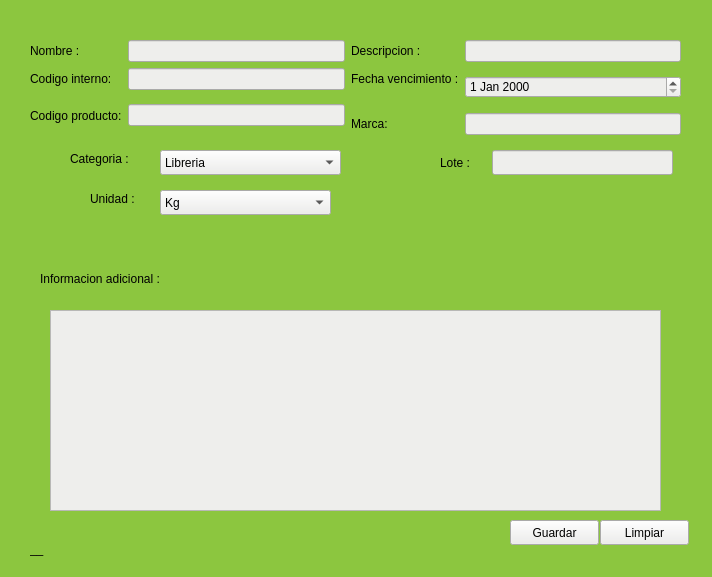
<?xml version="1.0" encoding="UTF-8"?>
<ui version="4.0">
 <class>form_producto</class>
 <widget class="QWidget" name="form_producto">
  <property name="geometry">
   <rect>
    <x>0</x>
    <y>0</y>
    <width>712</width>
    <height>577</height>
   </rect>
  </property>
  <property name="windowTitle">
   <string>Formulario de Producto</string>
  </property>
  <property name="styleSheet">
   <string notr="true">background-color: rgb(140, 198, 63);</string>
  </property>
  <widget class="QLabel" name="label_6">
   <property name="geometry">
    <rect>
     <x>40</x>
     <y>270</y>
     <width>171</width>
     <height>17</height>
    </rect>
   </property>
   <property name="text">
    <string>Informacion adicional : </string>
   </property>
  </widget>
  <widget class="QPushButton" name="btn_guardar">
   <property name="geometry">
    <rect>
     <x>510</x>
     <y>520</y>
     <width>89</width>
     <height>25</height>
    </rect>
   </property>
   <property name="styleSheet">
    <string notr="true">background-color: rgb(238, 238, 236);</string>
   </property>
   <property name="text">
    <string>Guardar</string>
   </property>
  </widget>
  <widget class="QLabel" name="label">
   <property name="geometry">
    <rect>
     <x>70</x>
     <y>150</y>
     <width>81</width>
     <height>17</height>
    </rect>
   </property>
   <property name="text">
    <string>Categoria :</string>
   </property>
  </widget>
  <widget class="QComboBox" name="cbx_categoria">
   <property name="geometry">
    <rect>
     <x>160</x>
     <y>150</y>
     <width>181</width>
     <height>25</height>
    </rect>
   </property>
   <property name="styleSheet">
    <string notr="true">background-color: rgb(238, 238, 236);</string>
   </property>
   <item>
    <property name="text">
     <string>Libreria</string>
    </property>
   </item>
   <item>
    <property name="text">
     <string>Almacen</string>
    </property>
   </item>
   <item>
    <property name="text">
     <string>Autopartes</string>
    </property>
   </item>
  </widget>
  <widget class="QPushButton" name="btn_limpiar">
   <property name="geometry">
    <rect>
     <x>600</x>
     <y>520</y>
     <width>89</width>
     <height>25</height>
    </rect>
   </property>
   <property name="styleSheet">
    <string notr="true">background-color: rgb(238, 238, 236);</string>
   </property>
   <property name="text">
    <string>Limpiar</string>
   </property>
  </widget>
  <widget class="QLabel" name="label_10">
   <property name="geometry">
    <rect>
     <x>440</x>
     <y>150</y>
     <width>41</width>
     <height>25</height>
    </rect>
   </property>
   <property name="text">
    <string>Lote : </string>
   </property>
  </widget>
  <widget class="QLineEdit" name="lne_lote">
   <property name="geometry">
    <rect>
     <x>492</x>
     <y>150</y>
     <width>181</width>
     <height>25</height>
    </rect>
   </property>
   <property name="styleSheet">
    <string notr="true">background-color: rgb(238, 238, 236);</string>
   </property>
   <property name="text">
    <string/>
   </property>
  </widget>
  <widget class="QLabel" name="lb_id_codigo">
   <property name="geometry">
    <rect>
     <x>30</x>
     <y>540</y>
     <width>67</width>
     <height>17</height>
    </rect>
   </property>
   <property name="text">
    <string>__</string>
   </property>
  </widget>
  <widget class="QLabel" name="label_2">
   <property name="geometry">
    <rect>
     <x>90</x>
     <y>190</y>
     <width>61</width>
     <height>17</height>
    </rect>
   </property>
   <property name="text">
    <string>Unidad : </string>
   </property>
  </widget>
  <widget class="QComboBox" name="cbx_unidad">
   <property name="geometry">
    <rect>
     <x>160</x>
     <y>190</y>
     <width>171</width>
     <height>25</height>
    </rect>
   </property>
   <property name="styleSheet">
    <string notr="true">background-color: rgb(238, 238, 236);</string>
   </property>
   <item>
    <property name="text">
     <string>Kg</string>
    </property>
   </item>
   <item>
    <property name="text">
     <string>Unidad</string>
    </property>
   </item>
   <item>
    <property name="text">
     <string>Litro</string>
    </property>
   </item>
  </widget>
  <widget class="QPlainTextEdit" name="text_info">
   <property name="geometry">
    <rect>
     <x>50</x>
     <y>310</y>
     <width>611</width>
     <height>201</height>
    </rect>
   </property>
   <property name="styleSheet">
    <string notr="true">background-color: rgb(238, 238, 236);</string>
   </property>
  </widget>
  <widget class="QWidget" name="layoutWidget">
   <property name="geometry">
    <rect>
     <x>30</x>
     <y>40</y>
     <width>651</width>
     <height>95</height>
    </rect>
   </property>
   <layout class="QGridLayout" name="gridLayout">
    <item row="0" column="0">
     <widget class="QLabel" name="label_3">
      <property name="text">
       <string>Nombre : </string>
      </property>
     </widget>
    </item>
    <item row="0" column="1">
     <widget class="QLineEdit" name="lne_nombre">
      <property name="styleSheet">
       <string notr="true">background-color: rgb(238, 238, 236);</string>
      </property>
     </widget>
    </item>
    <item row="0" column="2">
     <widget class="QLabel" name="label_5">
      <property name="text">
       <string>Descripcion :</string>
      </property>
     </widget>
    </item>
    <item row="0" column="3">
     <widget class="QLineEdit" name="lne_descripcion">
      <property name="styleSheet">
       <string notr="true">background-color: rgb(238, 238, 236);</string>
      </property>
      <property name="text">
       <string/>
      </property>
     </widget>
    </item>
    <item row="1" column="0">
     <widget class="QLabel" name="label_4">
      <property name="text">
       <string>Codigo interno:</string>
      </property>
     </widget>
    </item>
    <item row="1" column="1">
     <widget class="QLineEdit" name="lne_codigo_interno">
      <property name="styleSheet">
       <string notr="true">background-color: rgb(238, 238, 236);</string>
      </property>
      <property name="text">
       <string/>
      </property>
     </widget>
    </item>
    <item row="1" column="2">
     <widget class="QLabel" name="label_9">
      <property name="text">
       <string>Fecha vencimiento :</string>
      </property>
     </widget>
    </item>
    <item row="1" column="3" rowspan="2">
     <widget class="QDateEdit" name="dte_fec">
      <property name="styleSheet">
       <string notr="true">background-color: rgb(238, 238, 236);</string>
      </property>
     </widget>
    </item>
    <item row="2" column="0" rowspan="2">
     <widget class="QLabel" name="label_7">
      <property name="text">
       <string>Codigo producto:</string>
      </property>
     </widget>
    </item>
    <item row="2" column="1" rowspan="2">
     <widget class="QLineEdit" name="lne_codigo_producto">
      <property name="styleSheet">
       <string notr="true">background-color: rgb(238, 238, 236);</string>
      </property>
      <property name="text">
       <string/>
      </property>
     </widget>
    </item>
    <item row="3" column="2">
     <widget class="QLabel" name="label_8">
      <property name="text">
       <string>Marca:</string>
      </property>
     </widget>
    </item>
    <item row="3" column="3">
     <widget class="QLineEdit" name="lne_marca">
      <property name="styleSheet">
       <string notr="true">background-color: rgb(238, 238, 236);</string>
      </property>
      <property name="text">
       <string/>
      </property>
     </widget>
    </item>
   </layout>
  </widget>
 </widget>
 <resources/>
 <connections/>
</ui>
